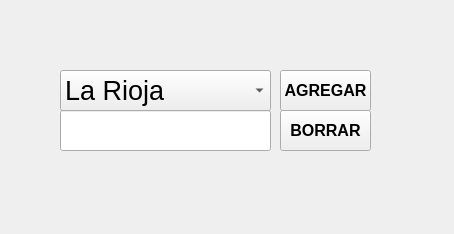
<?xml version="1.0" encoding="UTF-8"?>
<ui version="4.0">
 <class>MainWindow</class>
 <widget class="QMainWindow" name="MainWindow">
  <property name="geometry">
   <rect>
    <x>0</x>
    <y>0</y>
    <width>454</width>
    <height>234</height>
   </rect>
  </property>
  <property name="windowTitle">
   <string>MainWindow</string>
  </property>
  <widget class="QWidget" name="centralwidget">
   <widget class="QComboBox" name="comboBox">
    <property name="geometry">
     <rect>
      <x>60</x>
      <y>70</y>
      <width>211</width>
      <height>41</height>
     </rect>
    </property>
    <property name="font">
     <font>
      <pointsize>20</pointsize>
     </font>
    </property>
    <item>
     <property name="text">
      <string>La Rioja</string>
     </property>
    </item>
    <item>
     <property name="text">
      <string>San Juan</string>
     </property>
    </item>
    <item>
     <property name="text">
      <string>Mendoza</string>
     </property>
    </item>
    <item>
     <property name="text">
      <string>Buenos Aires</string>
     </property>
    </item>
   </widget>
   <widget class="QPushButton" name="btnAdd">
    <property name="geometry">
     <rect>
      <x>280</x>
      <y>70</y>
      <width>91</width>
      <height>41</height>
     </rect>
    </property>
    <property name="font">
     <font>
      <pointsize>12</pointsize>
      <weight>75</weight>
      <bold>true</bold>
     </font>
    </property>
    <property name="text">
     <string>AGREGAR</string>
    </property>
   </widget>
   <widget class="QPushButton" name="btnRemove">
    <property name="geometry">
     <rect>
      <x>280</x>
      <y>110</y>
      <width>91</width>
      <height>41</height>
     </rect>
    </property>
    <property name="font">
     <font>
      <pointsize>12</pointsize>
      <weight>75</weight>
      <bold>true</bold>
     </font>
    </property>
    <property name="text">
     <string>BORRAR</string>
    </property>
   </widget>
   <widget class="QLineEdit" name="addText">
    <property name="geometry">
     <rect>
      <x>60</x>
      <y>110</y>
      <width>211</width>
      <height>41</height>
     </rect>
    </property>
    <property name="font">
     <font>
      <pointsize>20</pointsize>
     </font>
    </property>
    <property name="text">
     <string/>
    </property>
   </widget>
  </widget>
 </widget>
 <resources/>
 <connections/>
</ui>
